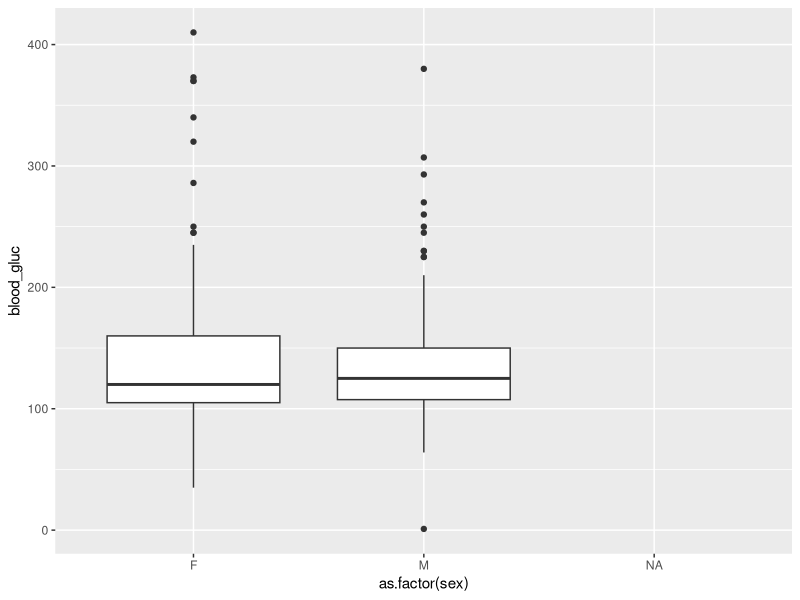

Generate this figure with R:
#--------------------------Exploring data script ------------------------------#
#--------------------------------Necessary work preperation------------------#
#Load nescessary packages
library(tidyverse)
library(here)
library(ggplot2)
library(patchwork)

#Read files and assign them as objects
myData <- read_delim("exam_nontidy.txt", delim = "\t")
myJoindata <- read_delim("exam_joindata.txt", delim = "\t")

#tidy the data and join 
#[NB in this tidy pip, blood_cult as percentage in own column]
#[NB additionally mutated variable blood_gluc and ]

tidy_data <- myData%>%   #Assign our transformed data to object
  pivot_wider(names_from = `feature type`,
              values_from = feature_value,)%>%  #Eradicating duplicates by pivot
  rename(age = `1.age`)%>%        #Renaming unfortunate column name
  separate(date,                  #Better visualization be seperating column
           into = c("year", "month"),
           sep="-")%>%
  subset(select = -c(gram, year, month))%>%  #Removing excessive column
  mutate(age = as.numeric(age),       #Defining column content as numerical
         blood_wbc = as.numeric(blood_wbc),
         blood_cult = as.numeric(blood_cult))%>%
  mutate(across(.cols = age, ~round(.,digits = 3)), #Keeping to three decimal
         across(.cols = blood_wbc, ~round(.,digits = 1)))%>%
  mutate(race =                         #Abbreviating the content in column
           case_when(
             race == "black" ~ "B",
             race == "white" ~ "W",
             race == "none" ~ NA_character_
           ))%>%
  mutate(sex = 
           case_when(
             sex == "female" ~ "F",
             sex == "male" ~ "M",
             sex == "none" ~ NA_character_
           ))%>%
  mutate(blood_neut_pct = if_else(blood_neut_pct <= 35, "Low", "High" )) %>% 
  mutate(percentage_blood_cult = (blood_cult = 100*blood_cult/max(blood_cult, na.rm = TRUE))) %>%
  mutate(percentage_blood_cult = round(blood_cult, digits = 0))%>% #Keeping to nearest whole number
  mutate(age_agm = age * abm )%>%   #numeric column showing multiplication of age and abm 
  select(id,
         age,
         sex,
         race,
         starts_with("csf"),
         starts_with("blood"),
         starts_with("percentage"),
         everything()) %>%
  full_join(myJoindata,by = ("id")) #joining the join data file to the mutated tidy_data

#------------------------------Start exploring data--------------------------#
#------------------- Final tasks and devition of tasks -------------------------#
#Explore and comment on the missing variables.
#Check data distrubtion, stratify (categorical column to report min, max, mean and sd of a numeric column and ovbservation). Use pipe

#testing summary (NOT summarize) which gives the abovementioned for whole tidy_data as tibble 
summary(tidy_data)

#testing summary of selected column (blood_cult, female, etc)
tidy_data%>%
  summary(tidy_data$blood_cult, blood_cult = 0) #persons with blood_cult == 0 [NOT WORKING with argument blood_cult == 0


#Not recommended, if applied, use only for one variable at a time
#This is combination of base R and tidyverse
tidy_data%>%
  summary(tidy_data$sex, sex = 0, #Only for females [From here and down it is working]
          tidy_data$age, age> 45, #Only for persons older than 45
          tidy_data$race, race = B, #Only black
          tidy$blood_gluc, blood_gluc > 120, #Only glucose over 120
          tidy_data$blood_cult) #Only for females



#Use two categorical columns in your dataset to create a table (hint: ?count)
#[Found a method without count...]
Tabel1 <-
  tidy_data%>%
  drop_na(sex,   #remove missing values to make less messy table
          race,
          blood_gluc)%>%
  group_by(race, sex)%>% #two categorical columns to look by
  summarize(High = max(blood_gluc)) %>% #Sum how many have high blood_glu in groups
  pivot_wider(names_from = sex, #pivot_wider to make more sensible table
              values_from = High)%>%
  view()

#View as table the relation of blood_gluc grouped by sex
Tabel2 <- 
  tidy_data%>%
  drop_na(sex,
          blood_gluc)%>% #remove missing values to make less messy table
  group_by(sex)%>% #Now select this as the group we check glucose for
  summarize(Lower = min(blood_gluc), #Now we use summarize (NOT summary) to spesify what we look for
            Average = mean(blood_gluc),
            Upper = max(blood_gluc), 
            Difference = max(blood_gluc) - min(blood_gluc)) %>%
  arrange(Average)%>%
  view() 

#Does the glucose level in blood depend on sex? 
#Assuming this task can be solved by plottiing information in table2 ?
#NEED HELP
ggplot(tidy_data,  # define data
       aes(x = as.factor(sex), y = blood_gluc)) +  # define which columns are x and y, 
  geom_boxplot()

#Day 8: Analyse the dataset and answer the following questions: (each person chooses one question)
#Is there a difference in the occurrence of the disease by sex? (DYW)

#Look at this tomorrow


